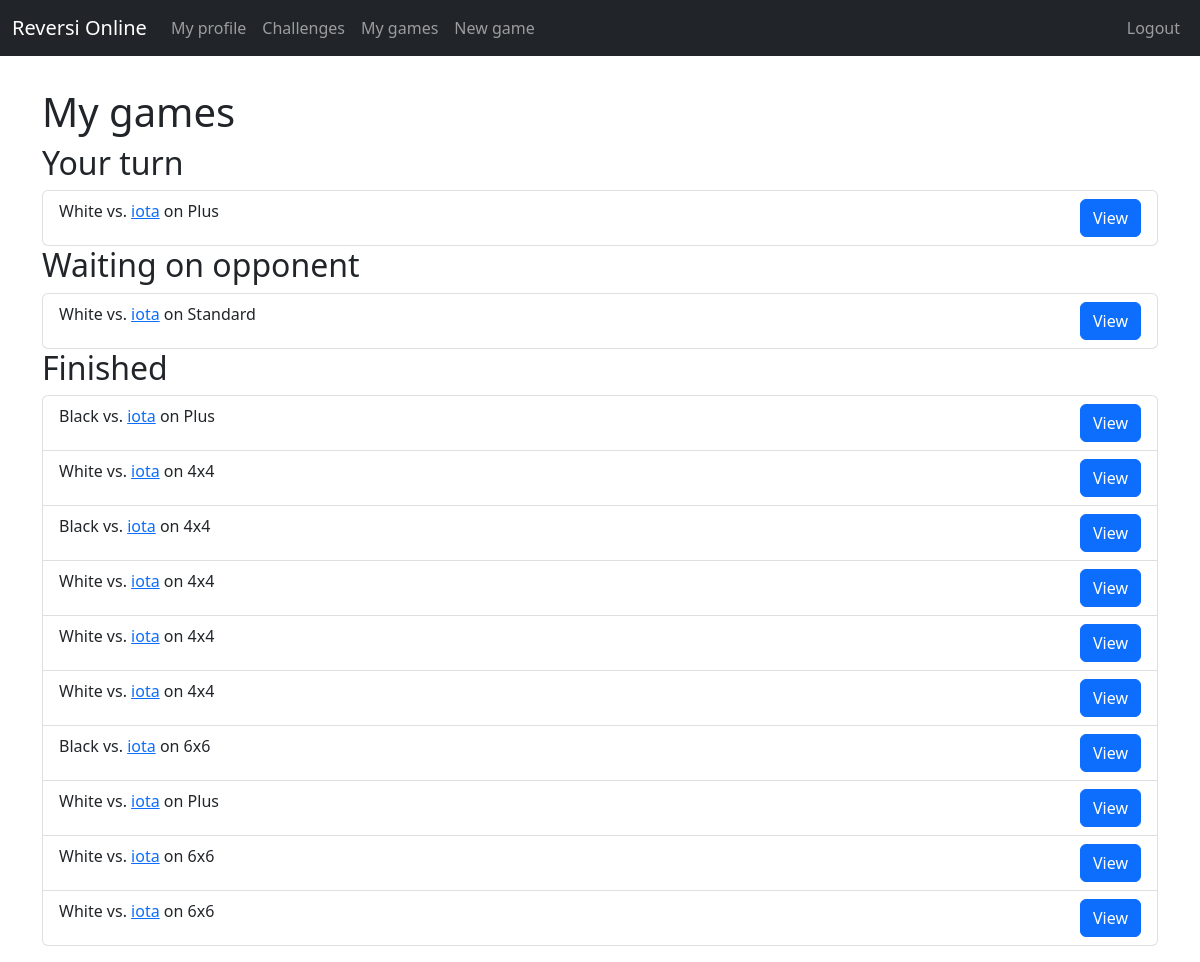
Screenshot of /game/my_games (signed in) with the database file from the repository.
### game/models.py (models this page shows, shortened)
class Game(models.Model):
    first_player = models.ForeignKey(User, on_delete=models.CASCADE, related_name='first_player_in')
    second_player = models.ForeignKey(User, null=True, on_delete=models.CASCADE, related_name='second_player_in')
    first_player_is_X = models.BooleanField(default=True)
    first_players_turn = models.BooleanField(default=True)
    board_name = models.CharField(max_length=50)
    board_string = models.CharField(max_length=1056)
    open_game = models.BooleanField(default=False)
    game_started = models.BooleanField(default=False)
    game_ended = models.BooleanField(default=False)
    winner = models.CharField(max_length=1, null=True)
    elo_transferred = models.IntegerField(null=True)
    most_recent_move = models.DateTimeField(auto_now_add=True)

### game/views.py (the view)
# urls.py: path('my_games', views.my_games, name="my_games"),
@login_required
def my_games(req):
    my_turn = get_game_data(Game.objects.filter(game_started=True, game_ended=False).filter(Q(first_players_turn=True, first_player=req.user) | Q(first_players_turn=False, second_player=req.user)).order_by('-most_recent_move'), req.user)
    opp_turn = get_game_data(Game.objects.filter(game_started=True, game_ended=False).filter(Q(first_players_turn=True, second_player=req.user) | Q(first_players_turn=False, first_player=req.user)).order_by('-most_recent_move'), req.user)
    finshed = get_game_data(Game.objects.filter(game_ended=True).order_by('-most_recent_move'), req.user)
    ctx = {
        'my_turn': my_turn,
        'opp_turn': opp_turn,
        'finished': finshed,
    }
    return render(req, 'game/my_games.html', ctx)

### game/views.py (called while the page is built)
def get_game_data(game_list, user):
    role = []
    opponent = []
    for game in game_list:
        if user == game.first_player:
            opponent.append(game.second_player)
            role.append("White")
        else:
            opponent.append(game.first_player)
            role.append("Black")
    return zip(game_list, role, opponent)

### game/templates/game/my_games.html (shortened to what this page needs)
{% extends 'base/base.html' %}
{% block body %}
<h1>My games</h1>
<h2>Your turn</h2>
{% include 'base/game_list.html' with games=my_turn %}
<h2>Waiting on opponent</h2>
{% include 'base/game_list.html' with games=opp_turn %}
<h2>Finished</h2>
{% include 'base/game_list.html' with games=finished %}
{% endblock %}

### base/templates/base/game_list.html
<ul class="list-group">
    {% for game_data in games %}
    <li class="list-group-item">
        <span class="float-start">
            {{ game_data.1 }} vs. <a href="{% url 'base:profile' game_data.2 %}">{{ game_data.2 }}</a> on {{ game_data.0.board_name }}
        </span>
        <a href="{% url 'game:view_game' game_data.0.id %}" class="btn btn-primary float-end" style="margin-left: 10vw">View</a>
    </li>
    {% empty %}
    <li class="list-group-item">
        <p>Nothing to see here!</p>
    </li>
    {% endfor %}
</ul>

### rows the page displays
Game: game_data "White", username "iota", board_name "Plus"
Game: game_data "White", username "iota", board_name "Standard"
Game: game_data "Black", username "iota", board_name "Plus"
Game: game_data "White", username "iota", board_name "4x4"
Game: game_data "Black", username "iota", board_name "4x4"
Game: game_data "White", username "iota", board_name "4x4"
Game: game_data "White", username "iota", board_name "4x4"
Game: game_data "White", username "iota", board_name "4x4"
Game: game_data "Black", username "iota", board_name "6x6"
Game: game_data "White", username "iota", board_name "Plus"
Game: game_data "White", username "iota", board_name "6x6"
Game: game_data "White", username "iota", board_name "6x6"
